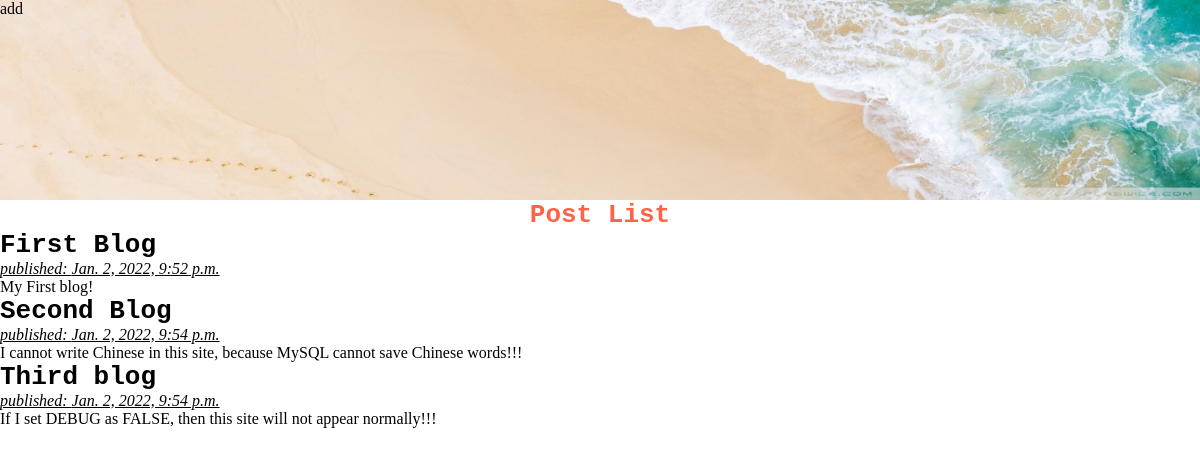
The app's page /, older data.
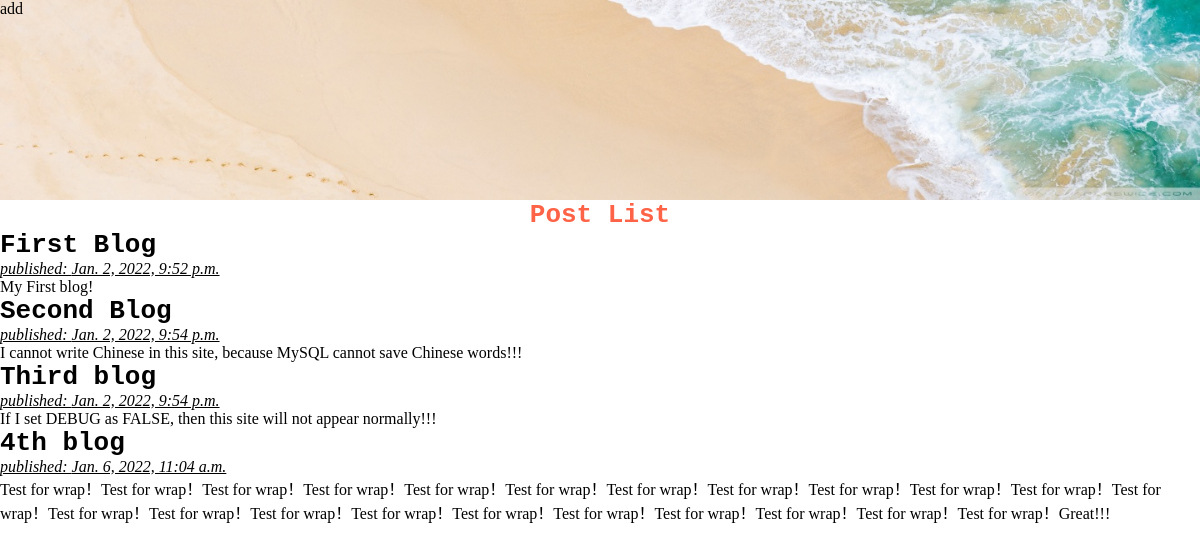
The same page, newer data.
### blog/models.py (models this page shows, shortened)
class Post(models.Model):
    author = models.ForeignKey(settings.AUTH_USER_MODEL, on_delete=models.CASCADE)
    title = models.CharField(max_length=200)
    text = models.TextField()
    created_date = models.DateTimeField(default=timezone.now)
    published_date = models.DateTimeField(blank=True, null=True)

### blog/views.py (the view)
# urls.py: path('',views.post_list,name="post_list"), # ^（表示开头）并紧随 $（表示结尾），所以只有空字符串会被匹配到
def post_list(request):
    posts = Post.objects.filter(published_date__lte=timezone.now()).order_by(
        "published_date"
    )
    return render(request, "blog/post_list.html", {"posts": posts})

### templates/blog/post_list.html
{% extends 'blog/base.html' %}
{% block content %}
<h1 style="text-align: center;">Post List</h1>
{% for post in posts %}
<div>
    <h1 class="title"><a href="#">{{post.title}}</a></h1>
    <p class="date">published: {{post.published_date}}</p>
    <p class="text">{{post.text|linebreaksbr}}</p>
</div>
{% endfor %}
{% endblock %}

Row changes from the older to the newer data that the page shows:
added Post: title "4th blog", published_date "Jan. 6, 2022, 11:04 a.m.", text "Test for wrap！Test for wrap！Test for wrap！Test for wrap！Test for wrap！Test for wrap！Test for wrap！Test for wrap！Test for wrap！Test for wrap！Test for wrap！Test for wrap！Test for wrap！Test for wrap！Test for wrap！Test for wrap！Test for wrap！Test for wrap！Test for wrap！Test for wrap！Test for wrap！Test for wrap！Great!!!"
